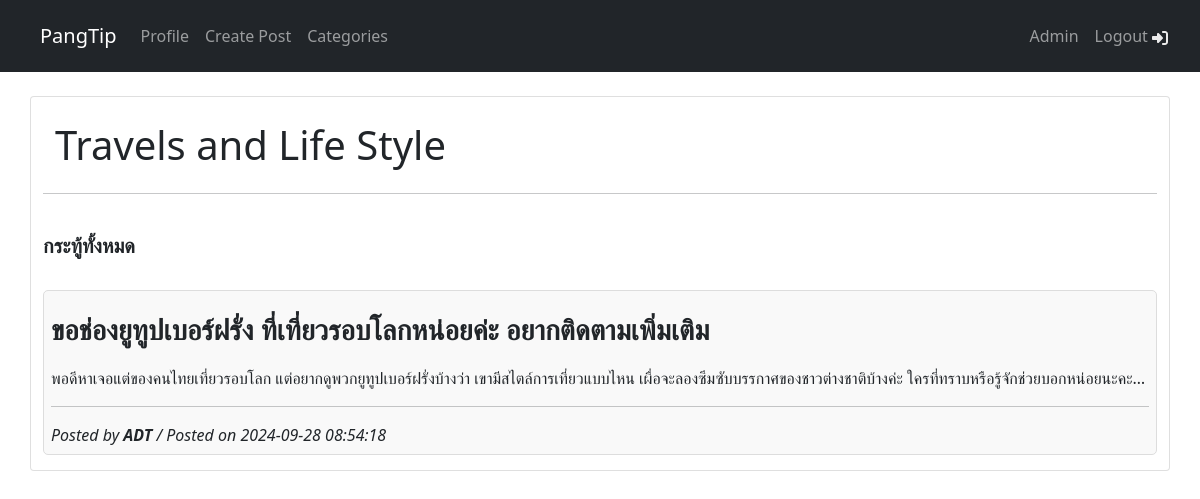
Page /c_travel.php (signed in) on the committed database.
### tables this page shows
CREATE TABLE `posts` (
  `post_id` int NOT NULL,
  `category_id` int NOT NULL,
  `user_id` int NOT NULL,
  `post_title` varchar(255) NOT NULL,
  `post_content` text NOT NULL,
  `post_time` timestamp NULL DEFAULT CURRENT_TIMESTAMP
);

CREATE TABLE `users` (
  `user_id` int NOT NULL,
  `firstname` varchar(255) NOT NULL,
  `lastname` varchar(255) NOT NULL,
  `email` varchar(255) NOT NULL,
  `password` varchar(255) NOT NULL,
  `urole` varchar(255) NOT NULL,
  `created_at` timestamp NOT NULL DEFAULT CURRENT_TIMESTAMP
);

### c_travel.php (the view, shortened to what this page needs)
<?php
    require 'req/navbar.php';
?>
<!DOCTYPE html>
<html lang="en">
<head>
    <link href="https://cdn.jsdelivr.net/npm/bootstrap@5.0.2/dist/css/bootstrap.min.css" rel="stylesheet">
    <link rel="stylesheet" href="css/style.css">
</head>
<body>
<div class="container card mt-4 mb-5">
    <div class="container mt-4">
      <h1>Travels and Life Style</h1>
    </div>
    <hr>
    <div class="row row-cols-1 row-cols-md-2 g-3 mt-2 mb-4">
        <div class="col">
             <h5 class="card-title"><b>กระทู้ทั้งหมด</b></h5>
        </div>
    </div>
    <?php
        $check_data = $conn->prepare("SELECT users.user_id, users.firstname, posts.post_id, posts.post_title, posts.post_content, posts.post_time, posts.category_id
                                        FROM users
                                        INNER JOIN posts ON users.user_id = posts.user_id
                                        WHERE posts.category_id = :category_id");
        $cat = 6;
        $check_data->bindParam(":category_id", $cat );
        $check_data->execute();
    ?>
    <?php while($row = $check_data->fetch(PDO::FETCH_ASSOC)): ?>
            <div style="border: 1px solid #ddd; padding: 7px; margin-bottom: 15px; border-radius: 5px; background-color: #f9f9f9;">
            <a href="postDetail.php?post_id=<?=$row['post_id']?>" class="text-decoration-none text-dark" >
            <div style="margin-top: 10px; font-size: 28px; white-space: nowrap; overflow: hidden; text-overflow: ellipsis;">
                <b><?= htmlspecialchars($row['post_title']) ?></b></div>
            <div class="mt-3 mb-3" style="font-size: 16px; white-space: nowrap; overflow: hidden; text-overflow: ellipsis;">
            <?= htmlspecialchars($row['post_content']) ?></div><hr>
            <div class="mt-2 fdate" style="font-size: 16px;">Posted by <b><?= htmlspecialchars($row['firstname']) ?></b>  / Posted on <?= htmlspecialchars($row['post_time']) ?>
            </div></a>
            </div>
    <?php endwhile; ?>
</body>
</html>

### css/style.css (style rules this page uses)
.fdate { font-size: 12px; font-style: italic; }

### rows in the picture
posts: post_title "ขอช่องยูทูปเบอร์ฝรั่ง ที่เที่ยวรอบโลกหน่อยค่ะ อยากติดตามเพิ่มเติม", post_content "พอดีหาเจอแต่ของคนไทยเที่ยวรอบโลก แต่อยากดูพวกยูทูปเบอร์ฝรั่งบ้างว่า เขามีสไตล์การเที่ยวแบบไหน เผื่อจะลองซึมซับบรรกาศของชาวต่างชาติบ้างค่ะ ใครที่ทราบหรือรู้จักช่วยบอกหน่อยนะคะ…", user.firstname "ADT", post_time "2024-09-28 08:54:18"
